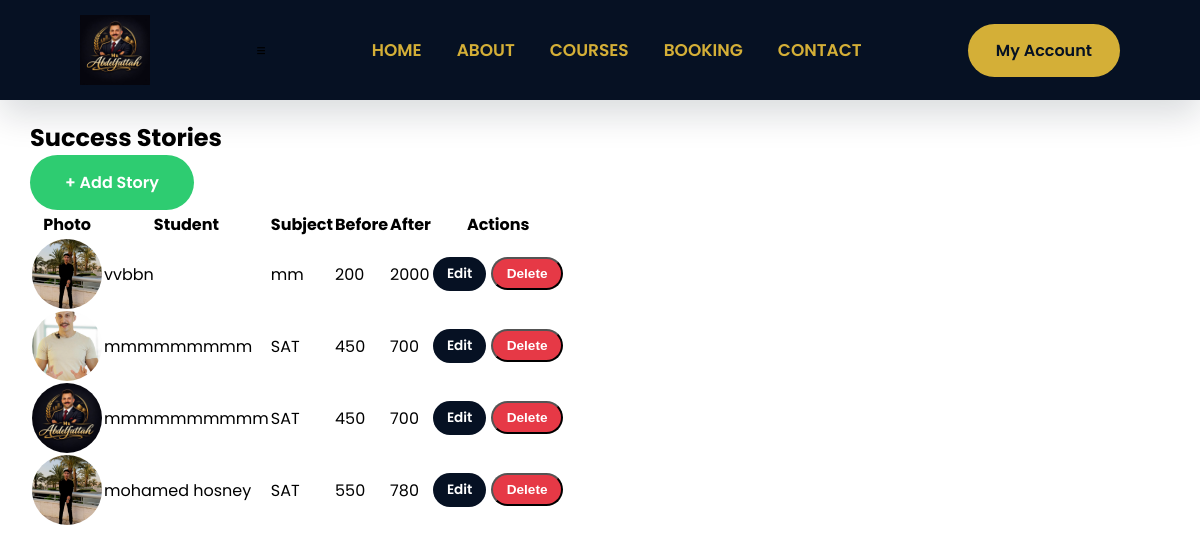
Before: /success-stories (signed in) with the older database file.
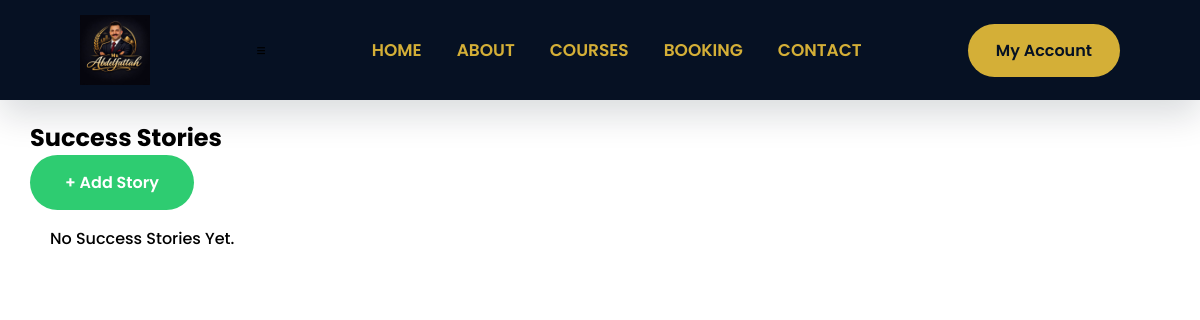
After: the same page with the newer database file.
### models/success_story.py (models this page shows)
class SuccessStory(db.Model):
    __tablename__ = "success_stories"
    id = db.Column(db.Integer, primary_key=True)
    student_name = db.Column(db.String(100), nullable=False)
    subject = db.Column(db.String(100), nullable=False)
    before_score = db.Column(db.Integer, nullable=False)
    after_score = db.Column(db.Integer, nullable=False)
    review = db.Column(db.Text, nullable=False)
    image = db.Column(db.String(255), nullable=False)
    is_active = db.Column(db.Boolean, default=True)

### routes/admin.py (the view)
@admin.route("/success-stories")
@login_required
@admin_required
def success_stories():
    stories = SuccessStory.query.order_by(
        SuccessStory.id.desc()
    ).all()
    return render_template(
        "admin/success_stories.html",
        stories=stories,
        name="Success Stories"
    )

### file.py (called while the page is built)
@login_manager.user_loader
def load_user(user_id):
    return db.session.get(User, int(user_id))

### templates/admin/success_stories.html (shortened to what this page needs)
{% extends "base.html" %}
{% block body %}
<div class="admin-container py-4">
    <div class="d-flex justify-content-between align-items-center mb-4">
        <h2>Success Stories</h2>
        <a href="{{ url_for('admin.add_success_story') }}"
           class="btn btn-success">
            + Add Story
        </a>
    </div>
    {% if stories %}
    <div class="table-responsive">
        <table class="table table-hover align-middle">
            <thead>
                <tr>
                    <th>Photo</th>
                    <th>Student</th>
                    <th>Subject</th>
                    <th>Before</th>
                    <th>After</th>
                    <th>Actions</th>
                </tr>
            </thead>
            <tbody>
                {% for story in stories %}
                <tr>
                    <td>
                        <img src="{{ url_for('static', filename='uploads/' ~ story.image) }}"
                             width="70"
                             height="70"
                             style="border-radius:50%; object-fit:cover;">
                    </td>
                    <td>{{ story.student_name }}</td>
                    <td>{{ story.subject }}</td>
                    <td>{{ story.before_score }}</td>
                    <td>{{ story.after_score }}</td>
                    <td>
                        <a href="{{ url_for('admin.edit_success_story', story_id=story.id) }}"
                           class="btn btn-warning btn-sm">
                            Edit
                        </a>
                        <form
                            action="{{ url_for('admin.delete_success_story', story_id=story.id) }}"
                            method="POST"
                            style="display:inline;">
                            <button class="btn btn-danger btn-sm">
                                Delete
                            </button>
                        </form>
                    </td>
                </tr>
                {% endfor %}
            </tbody>
        </table>
    </div>
    {% else %}
    <div class="alert alert-info">
        No Success Stories Yet.
    </div>
    {% endif %}
</div>
{% endblock %}

Changed rows visible on the page:
removed SuccessStory: image (picture), student_name "vvbbn", subject "mm", before_score "200", after_score "2000"
removed SuccessStory: image (picture), student_name "mmmmmmmmm", subject "SAT", before_score "450", after_score "700"
removed SuccessStory: image (picture), student_name "mmmmmmmmmm", subject "SAT", before_score "450", after_score "700"
removed SuccessStory: image (picture), student_name "mohamed hosney", subject "SAT", before_score "550", after_score "780"
Other visible differences:
text no longer shown: "Photo Student Subject Before After Actions"
text now shown: "No Success Stories Yet."
